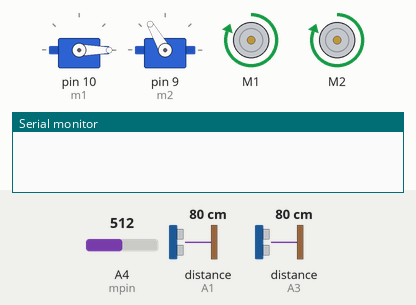
Simulated run of this sketch. Board: Arduino Uno, built with avr-gcc and run on an emulated ATmega328P. Shown: 2 × servo, 2 × DC motor (green arrow = forward, orange = backward, longer = faster), the last lines printed to the serial monitor. Wiring (inferred from the names in the program): 2 × ultrasonic range finder: trigger A0, echo A1 / trigger A2, echo A3. The test bench sets the inputs (shaded band); at power-on: distance to the obstacle (sensors on A1, A3) 80 cm, A4 (mpin) = 512. The echo pulse lasts 58.3 µs per cm.

Above: at 1.2 s.
1.3 s: distance to the obstacle (sensor on A1) set to 17 cm
2.8 s: distance to the obstacle (sensor on A1) set to 13 cm
At 4.71 s:
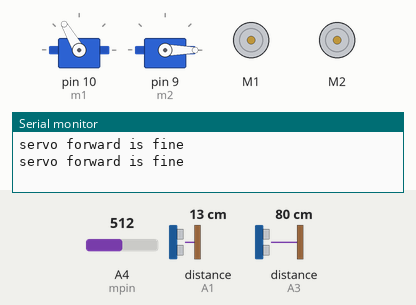
5.8 s: distance to the obstacle (sensor on A3) set to 9 cm
At 6.49 s:
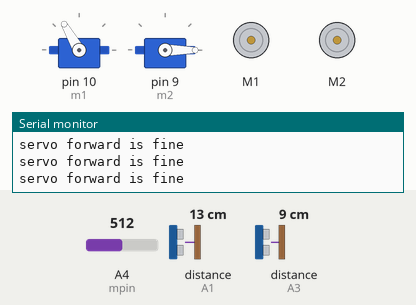
8.8 s: distance to the obstacle (sensor on A3) set to 7 cm
At 9.9 s:
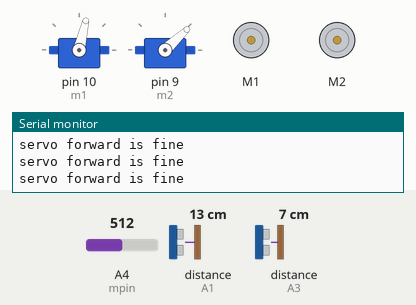
10.3 s: distance to the obstacle (sensor on A1) set to 18 cm
At 11.4 s:
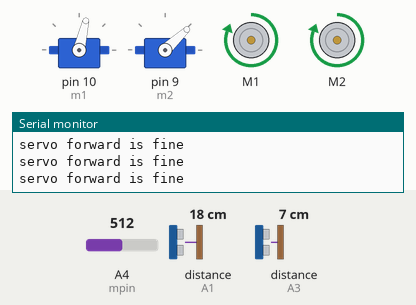
11.9 s: distance to the obstacle (sensor on A3) set to 2 cm
Timing chart, 0 to 14.5 s (numbered marks = the images above; inputs shaded):
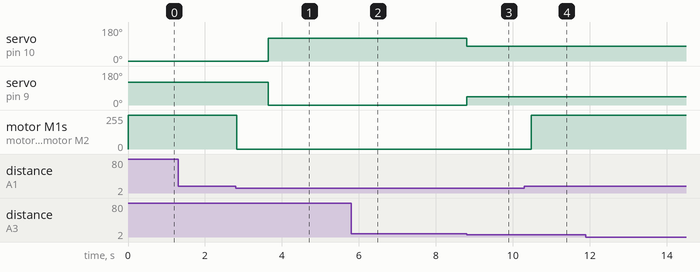

The sketch:

CODE.ino
```cpp
#include <AFMotor.h>
#include<Servo.h>
Servo m1;
Servo m2;
int pos;
const int trigPin = A0;
const int echoPin = A1;
const int trigPin1=A2;
const int echoPin1=A3;
int mpin = A4;
int mout;
long duration, duration1;
int distance, distance1;

AF_DCMotor motor1(1, MOTOR12_1KHZ);
AF_DCMotor motor2(2, MOTOR12_1KHZ);
AF_DCMotor motor4(4, MOTOR12_1KHZ);

void setup() {
  Serial.begin(9600);
  pinMode(trigPin, OUTPUT);
  pinMode(echoPin, INPUT);
  pinMode(trigPin1, OUTPUT);
  pinMode(echoPin1, INPUT);
  m1.attach(10);
  m2.attach(9);

  m1.write(0);
  m2.write(120);

  motor1.setSpeed(255);
  motor2.setSpeed(255);
}

void loop()
{

digitalWrite(trigPin, LOW);
delayMicroseconds(2);
digitalWrite(trigPin, HIGH);
delayMicroseconds(10);
digitalWrite(trigPin, LOW);
duration = pulseIn(echoPin, HIGH);
distance= duration*0.034/2;
digitalWrite(trigPin1, LOW);
delayMicroseconds(2);
digitalWrite(trigPin1, HIGH);
delayMicroseconds(10);
digitalWrite(trigPin1, LOW);
duration1 = pulseIn(echoPin1, HIGH);
distance1= duration1*0.034/2;


  if (distance>=15)
 {

   Forward();
   delay(100);
 }


 else if(distance<15)

{
  Stop();
  delay(70);

  digitalWrite(trigPin1, LOW);
  delayMicroseconds(2);
  digitalWrite(trigPin1, HIGH);
  delayMicroseconds(10);
  digitalWrite(trigPin1, LOW);
  duration1 = pulseIn(echoPin1, HIGH);
  distance1= duration1*0.034/2;

   if(distance1>=6)
  {
   servoF();
   delay(100);
   }
}

   mout=analogRead(mpin);


  if(distance1<6 && mout<=500)

{

  servoB();
  delay(100);

  Forward();
  delay(1000);

}

  if(distance1<6 && mout>500)

 {

 while(mout>500)
 {

  motor4.run(FORWARD);

  mout=analogRead(mpin);

  if(mout<=500)
  {
  motor4.run(RELEASE);
  delay(100);
  break;
  }

 }
 }
 }
void Stop()

{


  motor1.run(RELEASE);
  motor2.run(RELEASE);

}

void Forward()

{


  motor1.run(FORWARD);
  motor2.run(FORWARD);

}
void servoF()
{

  Serial.println("servo forward is fine");
  delay(100);

for (pos=0;pos<=120;pos+=1)

{

  digitalWrite(trigPin1, LOW);
  delayMicroseconds(2);
  digitalWrite(trigPin1, HIGH);
  delayMicroseconds(10);
  digitalWrite(trigPin1, LOW);
  duration1 = pulseIn(echoPin1, HIGH);
  distance1= duration1*0.034/2;


 if(distance1>6)
  {
    m1.write(pos);
    m2.write(120-pos);
  }

}

}

void servoB()
{
  Serial.println("Servo back is fine");
  delay(100);

  for(pos=120;pos>=0;pos-=1)
  {
    {
    m1.write(pos);
    m2.write(120-pos);
    }
    delay(30);
  }
}
```

Measured:
- the behaviour switches between 16 and 15 cm on distance to the obstacle (sensor on A1) (found by bisection; images 0 and 1)
- the behaviour switches between 8 and 7 cm on distance to the obstacle (sensor on A3) (found by bisection; images 2 and 3)
- after the input at 2.8 s, servo on pin 10 (m1): 0° → 120° after 0.85 s; servo on pin 9 (m2): 120° → 0° after 0.85 s; motor M1, motor M2: forward 255/255 → stopped at once
- after the input at 5.8 s, servo on pin 10 (m1): stays 120° (without the input it goes to 44° after 3.0 s); servo on pin 9 (m2): stays 0° (without the input it goes to 76° after 3.0 s)
- after the input at 8.8 s, servo on pin 10 (m1): 120° → 77° at once; servo on pin 9 (m2): 0° → 43° at once
- after the input at 10.3 s, motor M1, motor M2: stopped → forward 255/255 after 0.18 s
